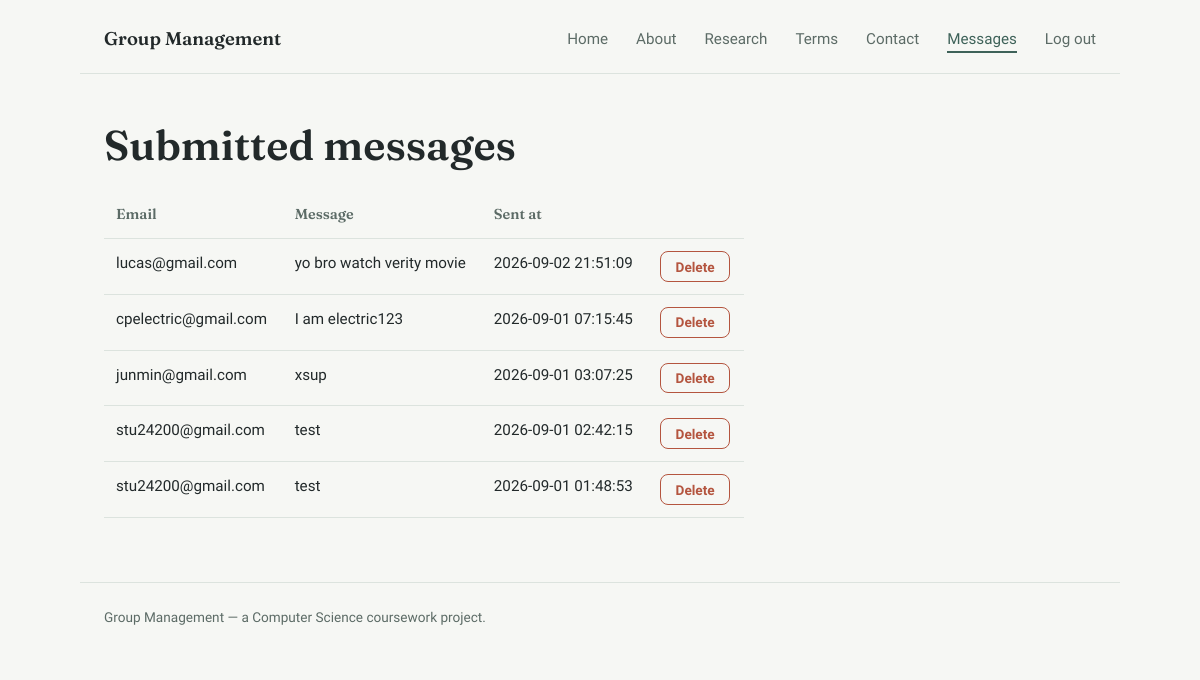
Page /messages (signed in) on the earlier database version.
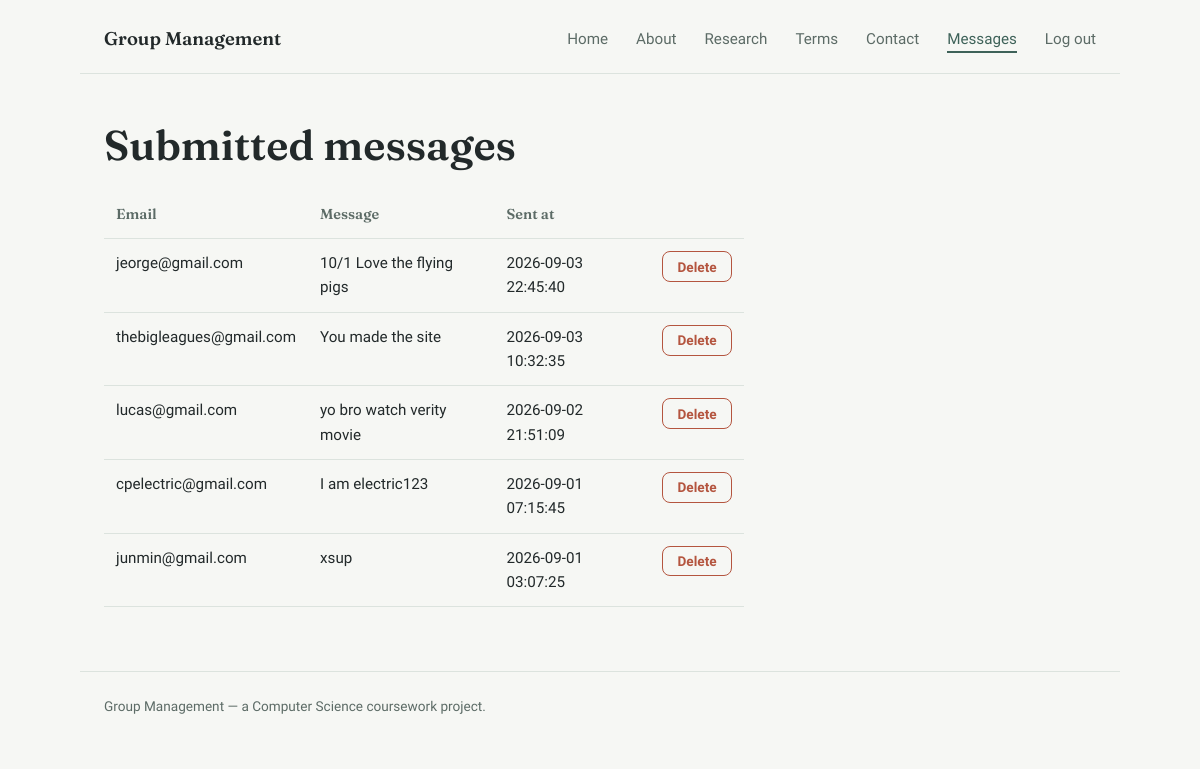
Same page on the later database version.
### tables this page shows
CREATE TABLE messages (
            id INTEGER PRIMARY KEY AUTOINCREMENT,
            email TEXT NOT NULL,
            message TEXT NOT NULL,
            timestamp TEXT DEFAULT CURRENT_TIMESTAMP
        );

### app.py (the view)
@app.route('/messages')
@login_required
def messages():
    all_messages = get_all_messages()
    return render_template('messages.html', messages=all_messages)

### app.py (called while the page is built)
def login_required(view_function):
    @wraps(view_function)
    def wrapper(*args, **kwargs):
        if not session.get('logged_in'):
            return redirect(url_for('login'))
        return view_function(*args, **kwargs)
    return wrapper

### database.py (called while the page is built)
def get_db_connection():
    conn = sqlite3.connect(DATABASE_NAME)
    conn.row_factory = sqlite3.Row
    return conn

def get_all_messages():
    conn = get_db_connection()
    messages = conn.execute(
        "SELECT * FROM messages ORDER BY timestamp DESC"
    ).fetchall()
    conn.close()
    return messages

### template/messages.html (shortened to what this page needs)
{% extends "base.html" %}
{% block content %}
<h1>Submitted messages</h1>
<section class="prose">
    {% if messages %}
        <table class="table">
            <thead>
                <tr>
                    <th>Email</th>
                    <th>Message</th>
                    <th>Sent at</th>
                    <th></th>
                </tr>
            </thead>
            <tbody>
                {% for m in messages %}
                <tr>
                    <td>{{ m['email'] }}</td>
                    <td>{{ m['message'] }}</td>
                    <td>{{ m['timestamp'] }}</td>
                    <td>
                        <form action="{{ url_for('delete_message_route', message_id=m['id']) }}" method="POST" onsubmit="return confirm('Delete this message?');">
                            <button type="submit" class="btn btn-danger btn-small">Delete</button>
                        </form>
                    </td>
                </tr>
                {% endfor %}
            </tbody>
        </table>
    {% else %}
        <p class="empty-state">No messages have been submitted yet.</p>
    {% endif %}
</section>
{% endblock %}

Differences in the rows shown:
removed messages: email "stu24200@gmail.com", message "test", timestamp "2026-09-01 02:42:15"
removed messages: email "stu24200@gmail.com", message "test", timestamp "2026-09-01 01:48:53"
added messages: email "jeorge@gmail.com", message "10/1 Love the flying pigs", timestamp "2026-09-03 22:45:40"
added messages: email "thebigleagues@gmail.com", message "You made the site", timestamp "2026-09-03 10:32:35"
